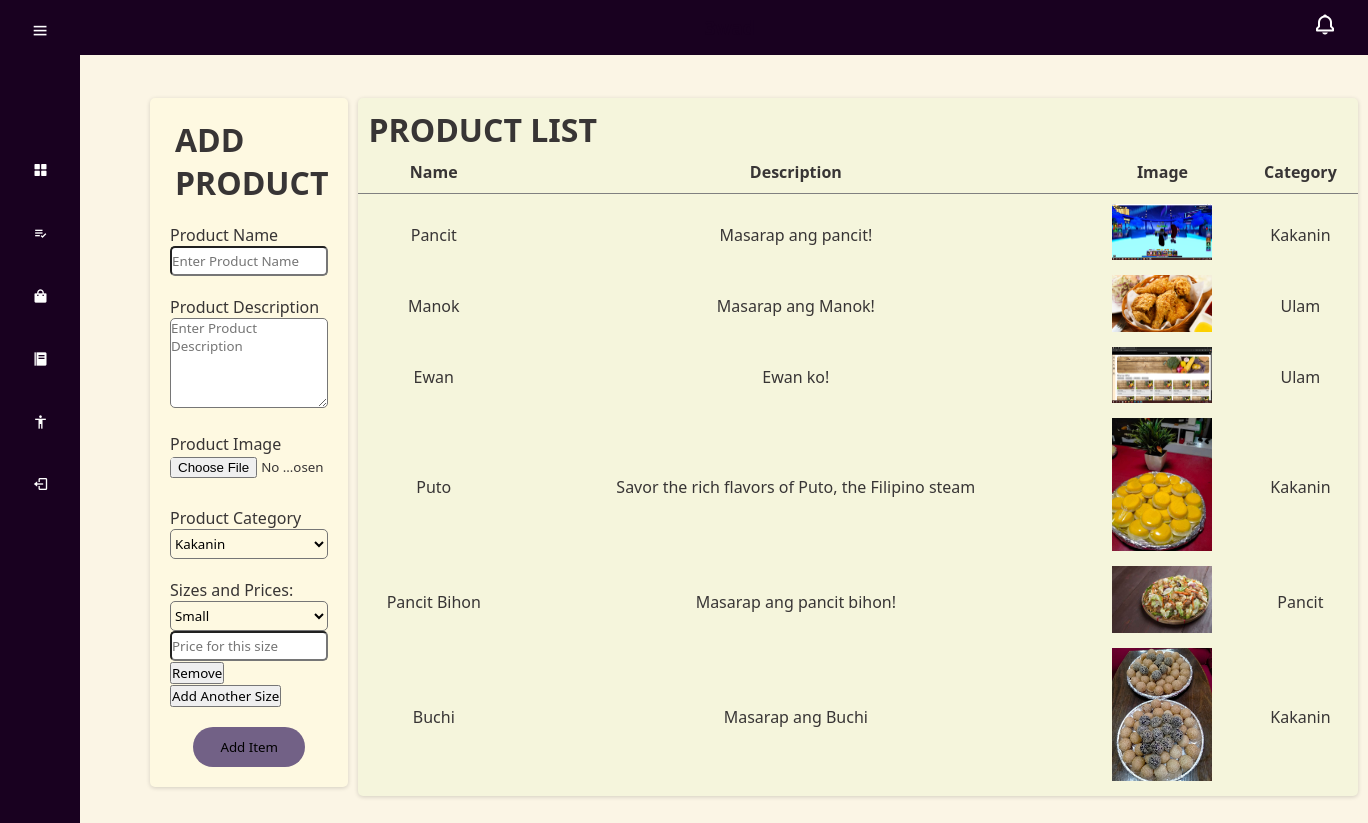
/SAAD/product.php (signed in), run on the app's committed database.
### tables this page shows
CREATE TABLE `food` (
  `food_id` int(10) NOT NULL,
  `Name` varchar(20) NOT NULL,
  `Description` varchar(50) NOT NULL,
  `Image` varchar(50) NOT NULL,
  `category_id` int(11) DEFAULT NULL
);

CREATE TABLE `category` (
  `category_id` int(11) NOT NULL,
  `category_name` varchar(255) NOT NULL
);

### SAAD/product.php (the view, shortened to what this page needs)
<?php
include('connection.php');
?>
<!DOCTYPE html>
<html lang="en">
<head>
    <link rel="stylesheet" type="text/css" href="css/admin.css">
    <link href='https://unpkg.com/boxicons@2.1.4/css/boxicons.min.css' rel='stylesheet'>
</head>
<body>
    <label for="bell" class="label-bell"><i class="bx bx-bell"></i></label>
    <h3 class="head-t" type="hidden">3wad</h3>
    <div class="sidebar">
        <div class="top">
            <i class="bx bx-menu" id="btn"></i>
        </div>
        <div class="user">
            <div>
                <div>
                </div>
            </div>
        </div>
        <ul>
            <li>
                <a href="#">
                    <i class="bx bxs-grid-alt"></i>
                </a>
            </li>
            <li>
                <a href="#">
                    <i class="bx bx-list-check"></i>
                </a>
            </li>
            <li>
                <a href="#">
                    <i class="bx bxs-shopping-bag"></i>
                </a>
            </li>
            <li>
                <a href="#">
                    <i class="bx bxs-food-menu"></i>
                </a>
            </li>
            <li>
                <a href="#">
                    <i class="bx bx-body"></i>
                </a>
            </li>
            <li>
                <a href="login.php">
                    <i class="bx bx-log-out"></i>
                </a>
            </li>
        </ul>
    </div>
    <div class="product-container">
        <form id="product-form" action="<?php echo htmlspecialchars($_SERVER["PHP_SELF"]); ?>" method="post" enctype="multipart/form-data">
            <div class="product-box">
                <div class="product-header">
                    <h1 class="product-title" id="form-title">ADD PRODUCT</h1>
                </div>
                <div class="edit-product">
                    <label for="name">Product Name</label>
                    <input type="text" id="name" name="name" placeholder="Enter Product Name" required>
                </div>
                <div class="edit-product">
                    <label for="description">Product Description</label>
                    <textarea id="description" name="description" placeholder="Enter Product Description" required></textarea>
                </div>
                <div class="edit-product">
                    <label for="image">Product Image</label>
                    <input type="file" id="image" name="image">
                </div>
                <div class="edit-product">
                    <label for="category">Product Category</label>
                    <select name="category" id="category" required>
                        <?php
                        $category_sql = "SELECT category_name FROM category";
                        $category_result = $conn->query($category_sql);
                        while ($category_row = $category_result->fetch_assoc()) {
                            echo "<option value='" . $category_row['category_name'] . "'>" . $category_row['category_name'] . "</option>";
                        }
                        ?>
                    </select>
                </div>
                <div class="edit-product">
                    <label>Sizes and Prices:</label>
                    <div id="size-pricing">
                        <div class="size-group">
                            <select name="sizes[]" required>
                                <?php
                                $size_query = "SELECT size_id, size_name FROM size";
                                $result = $conn->query($size_query);
                                if ($result->num_rows > 0) {
                                    while ($row = $result->fetch_assoc()) {
                                        echo "<option value='" . $row['size_id'] . "'>" . $row['size_name'] . "</option>";
                                    }
                                } else {
                                    echo "<option value=''>No sizes available</option>";
                                }
                                ?>
                            </select>
                            <input type="text" name="prices[]" placeholder="Price for this size" required>
                            <button type="button" onclick="removeSize(this)">Remove</button>
                        </div>
                        <button type="button" onclick="addSize()">Add Another Size</button>
                    </div>
                </div>
                <div class="submit">
                    <input type="submit" id="form-submit" value="Add Item">
                </div>
            </div>
        </form>
        <div class="products">
            <div class="header-container">
                <h1 class="title-container">PRODUCT LIST</h1>
            </div>
            <div class="product-list">
                <?php
                include('connection.php');
                $sql = "SELECT f.food_id, f.name AS food_name, f.description, f.image, c.category_name
                FROM food f
                LEFT JOIN category c ON f.category_id = c.category_id";
                $result = $conn->query($sql);
                if ($result->num_rows > 0) {
                    echo "<table class='table-header'>
                            <tr class='row-header'>
                                <th>Name</th>
                                <th>Description</th>
                                <th>Image</th>
                                <th>Category</th>
                            </tr>";
                    while ($row = $result->fetch_assoc()) {
                        $food_id = $row['food_id'];
                        echo "<tr class='food-row' data-food-id='$food_id'>
                                <td>" . htmlspecialchars($row['food_name']) . "</td>
                                <td>" . htmlspecialchars($row['description']) . "</td>
                                <td><img src='" . htmlspecialchars($row['image']) . "' alt='Product Image' width='100'></td>
                                <td>" . htmlspecialchars($row['category_name'] ?: 'Uncategorized') . "</td>
                            </tr>";
                            }
                            echo "</table>";
                } else {
                    echo "<p>No products available.</p>";
                }
                ?>
            </div>
        </div>
    </div>
</body>
</html>

### SAAD/css/admin.css (style rules this page uses)
* { margin: 0; padding: 0; box-sizing: border-box; font-family: 'Segoe UI', Tahoma, Geneva, Verdana, sans-serif; }
body { width: 100%; height: auto; color:rgb(56, 53, 53); background-color: #FBF5E5; font-family: sans-serif; }
.label-bell { position: fixed; top: 15px; right: 35px; z-index: 4; cursor: pointer; transform: scale(1.5); color: white; }
.head-t { position: fixed; background-color: #190120; color:#190120; width: 95%; text-align: center; padding: 15px 0px 15px 0px; top: 0; z-index: 1; left: 0; right: 0; margin-left: 80px; }
.sidebar { position: fixed; top: 0; left: 0; height: 100%; width: 80px; background: #190120; padding: 0.4rem 0.8rem; transition: all 0.5s ease; z-index: 2; }
.sidebar #btn { position: absolute; color: white; top: .4rem; left: 50%; font-size: 1.2rem; line-height: 50px; transform: translateX(-50%); cursor: pointer; }
.user { display: flex; align-items: center; margin: 1rem 0; }
.sidebar ul li { position: relative; list-style-type: none; height: 50px; width: 90%; margin: 0.8rem auto; line-height: 50px; }
.sidebar ul li a { color: white; display: flex; align-items: center; text-decoration: none; border-radius: 0.8rem; }
.sidebar ul li a i { min-width: 50px; text-align: center; height: 50px; border-radius: 12px; line-height: 50px; }
.product-container { display: flex; margin: 80px 100px; }
.product-box { flex: 1; margin-left: 50px; box-shadow: rgb(0, 0, 0, 0.16) 0px 1px 4px; border-radius: 5px; background-color: #FEF9E1; height: max-content; }
.product-header { display: flex; margin-left: 25px; }
.product-header .product-title { display: flex; margin-top: 20px; margin-right: 20px; }
.edit-product { margin: 20px 20px 20px 20px; }
.edit-product input { border-radius: 5px; width: 100%; height: 30px; }
.edit-product textarea { border-radius: 5px; width: 100%; height: 90px; }
.edit-product select { border-radius: 5px; height: 30px; width: 100%; background-color: transparent; }
input[type="submit"] { display: block; margin: 0 auto; font-weight: 300px; width: 7rem; height: 3em; cursor: pointer; border: 1px solid; border: none; border-radius: 20px; color: rgb(0, 0, 0); background-color: rgb(114, 97, 134); margin-bottom: 20px; }
.submit { display: flex; }
.products { flex: 2; margin-left: 10px; background-color: beige; box-shadow: rgb(0, 0, 0, 0.16) 0px 1px 4px; border-radius: 5px; height: max-content; }
.header-container { display: flex; justify-content: space-between; align-items: center; padding: 10px; }
.product-list { display: flex; justify-content: center; align-items: center; }
.table-header { width: 1000px; height: 100%; border-collapse: collapse; margin-bottom: 10px; }
.row-header { border-bottom: 1px solid gray; margin-bottom: 10px; }
.row-header th { padding-bottom: 10px; }
.table-header td { text-align: center; padding-top: 10px; }

### data on the page
food: Name "Pancit", Description "Masarap ang pancit!", Image (picture), category.category_name "Kakanin"
food: Name "Manok", Description "Masarap ang Manok!", Image (picture), category.category_name "Ulam"
food: Name "Ewan", Description "Ewan ko!", Image (picture), category.category_name "Ulam"
food: Name "Puto", Description "Savor the rich flavors of Puto, the Filipino steam", Image (picture), category.category_name "Kakanin"
food: Name "Pancit Bihon", Description "Masarap ang pancit bihon!", Image (picture), category.category_name "Pancit"
food: Name "Buchi", Description "Masarap ang Buchi", Image (picture), category.category_name "Kakanin"

### other printed values
form field category "Kakanin"
form field value "Small"
